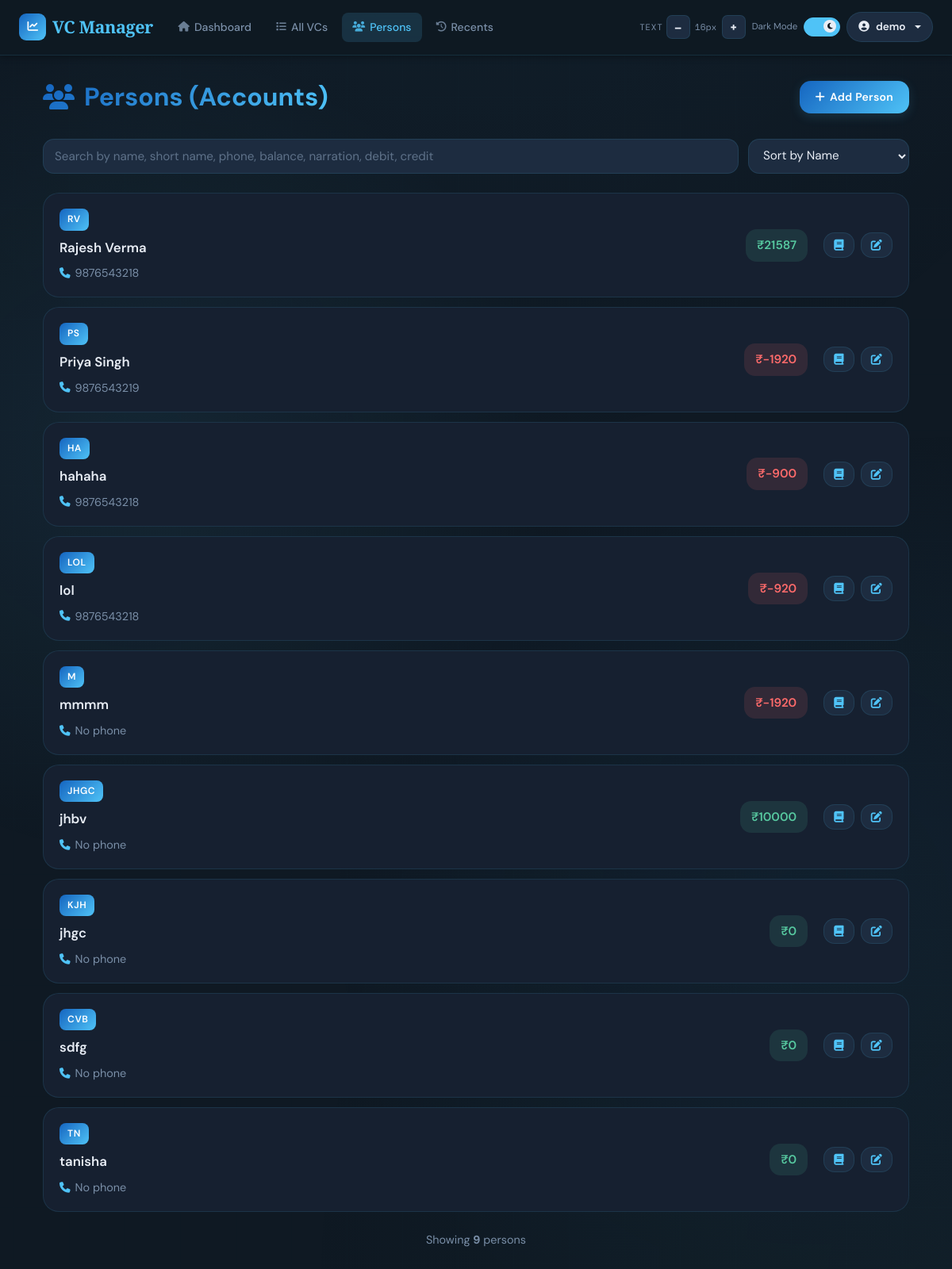
Screenshot of /person/ (signed in) with the database file from the repository.
### app/models/user.py (models this page shows, shortened)
class User(UserMixin, db.Model):
    __tablename__ = 'users'
    id = db.Column(db.Integer, primary_key=True)
    email = db.Column(db.String(120), unique=True, nullable=False, index=True)
    name = db.Column(db.String(120), nullable=False)
    password_hash = db.Column(db.String(255), nullable=True)  # Nullable for OAuth-only users
    google_id = db.Column(db.String(255), unique=True, nullable=True)  # For OAuth users
    created_at = db.Column(db.DateTime, default=datetime.utcnow)
    last_login = db.Column(db.DateTime, nullable=True)
    vcs = db.relationship('VC', backref='user', lazy=True, cascade='all, delete-orphan')
    persons = db.relationship('Person', backref='user', lazy=True, cascade='all, delete-orphan')

### app/models/person.py (models this page shows, shortened)
class Person(db.Model):
    __tablename__ = 'persons'
    id = db.Column(db.Integer, primary_key=True)
    user_id = db.Column(db.Integer, db.ForeignKey('users.id'), nullable=False, index=True)
    name = db.Column(db.String(80), nullable=False)
    short_name = db.Column(db.String(20), nullable=False)
    phone = db.Column(db.String(20), nullable=True)
    phone2 = db.Column(db.String(20), nullable=True)
    opening_balance = db.Column(db.Float, default=0.0, nullable=True)
    created_at = db.Column(db.DateTime, default=datetime.utcnow)
    __table_args__ = (
        db.UniqueConstraint('user_id', 'name',       name='uq_person_user_name'),
        db.UniqueConstraint('user_id', 'short_name', name='uq_person_user_short_name'),
    )
    payments = db.relationship('Payment', backref='person', lazy=True)
    ledger_entries = db.relationship('LedgerEntry', backref='ledger_person', lazy=True)
    @property
    def ledger_balance(self):
        entries = [e for e in self.ledger_entries if e is not None]
        if entries:
            last_entry = sorted(entries, key=lambda e: e.date, reverse=True)[0]
            return last_entry.balance if last_entry.balance is not None else (self.opening_balance or 0.0)
        return self.opening_balance or 0.0

### app/models/ledger.py (models this page shows)
class LedgerEntry(db.Model):
    __tablename__ = 'ledger_entries'
    id = db.Column(db.Integer, primary_key=True)
    person_id = db.Column(db.Integer, db.ForeignKey('persons.id'), nullable=True, index=True)
    vc_id = db.Column(db.Integer, db.ForeignKey('vcs.id'), nullable=True, index=True)
    date = db.Column(db.DateTime, nullable=False, default=datetime.utcnow)
    narration = db.Column(db.Text, nullable=False)
    debit = db.Column(db.Float, default=0)
    credit = db.Column(db.Float, default=0)
    balance = db.Column(db.Float, default=0)
    created_at = db.Column(db.DateTime, default=datetime.utcnow)
    vc = db.relationship('VC', foreign_keys=[vc_id], back_populates='ledger_entries', lazy=True)

### app/routes/person.py (the view)
@person_bp.route('/')
@login_required
def persons():
    persons = Person.query.filter_by(user_id=current_user.id).all()
    return render_template('person/list.html', persons=persons)

### templates/person/list.html (shortened to what this page needs)
{% extends "base.html" %}
{% block content %}
<div class="container-fluid">
    <div class="page-header">
        <h1 class="page-title">
            <i class="fas fa-users"></i>Persons (Accounts)
        </h1>
        <button class="btn btn-primary" onclick="location.href='{{ url_for('person.create_person') }}'">
            <i class="fas fa-plus"></i>Add Person
        </button>
    </div>
    <div class="control-bar">
        <div class="search-box">
            <input
                id="searchInput"
                type="search"
                class="form-control"
                placeholder="Search by name, short name, phone, balance, narration, debit, credit">
        </div>
        <select id="sortSelect" class="sort-select">
            <option value="name_asc">Sort by Name</option>
        </select>
    </div>
    <div class="person-list">
        {% if persons %}
            {% for person in persons %}
            <div class="person-item" id="person-{{ person.id }}"
                data-name="{{ person.name }}"
                data-phone="{{ (person.phone or '') ~ ' ' ~ (person.phone2 or '') }}"
                data-balance="{{ person.ledger_balance }}">
                <div class="person-item-main">
                    <div class="person-badge">{{ person.short_name }}</div>
                    <div class="person-name">{{ person.name }}</div>
                    <div class="person-meta">
                        {% if person.phone %}
                        <div class="person-meta-item">
                            <i class="fas fa-phone"></i>
                            <span>{{ person.phone }}</span>
                        </div>
                        {% endif %}
                        {% if not person.phone and not person.phone2 %}
                        <div class="person-meta-item" style="color: var(--text-muted);">
                            <i class="fas fa-phone"></i>
                            <span>No phone</span>
                        </div>
                        {% endif %}
                    </div>
                </div>
                <div class="person-item-actions">
                    <div class="balance-badge {{ 'positive' if person.ledger_balance >= 0 else 'negative' }}">
                        ₹{{ "%.0f"|format(person.ledger_balance) }}
                    </div>
                    <div class="action-buttons">
                        <button class="btn" onclick="event.stopPropagation(); location.href='{{ url_for('ledger.person_ledger', person_id=person.id) }}'" title="View Ledger">
                            <i class="fas fa-book"></i>
                        </button>
                        <button class="btn" onclick="event.stopPropagation(); location.href='{{ url_for('person.edit_person', id=person.id) }}'" title="Edit">
                            <i class="fas fa-edit"></i>
                        </button>
                    </div>
                </div>
            </div>
            {% endfor %}
        {% endif %}
    </div>
    {% if persons %}
    <div style="margin-top: 24px; text-align: center; color: var(--text-muted); font-size: 0.9rem;">
        Showing <strong>{{ persons|length }}</strong> person{{ 's' if persons|length != 1 else '' }}
    </div>
    {% endif %}
</div>
{% endblock %}

### templates/base.html (shortened to what this page needs)
<!DOCTYPE html>
<html lang="en" data-theme="dark">
<head>
    <link href="https://cdnjs.cloudflare.com/ajax/libs/font-awesome/6.5.0/css/all.min.css" rel="stylesheet">
    <link href="https://cdn.jsdelivr.net/npm/bootstrap@5.3.0/dist/css/bootstrap.min.css" rel="stylesheet">
    <link rel="stylesheet" href="https://cdn.jsdelivr.net/npm/swiper@11/swiper-bundle.min.css" />
</head>
<body>
<nav class="navbar navbar-expand-lg" role="navigation" aria-label="Main navigation">
    <div class="container-fluid px-4">
        <a class="navbar-brand" href="{{ url_for('dashboard.index') }}">
            <div class="brand-icon" aria-hidden="true"><i class="fas fa-chart-line"></i></div>
            VC Manager
        </a>
        <div class="collapse navbar-collapse" id="navbarNav">
            {% if current_user.is_authenticated %}
            <ul class="navbar-nav me-auto d-none d-md-flex">
                <li class="nav-item"><a class="nav-link" href="{{ url_for('dashboard.index') }}"><i class="fas fa-home"></i>Dashboard</a></li>
                <li class="nav-item"><a class="nav-link" href="{{ url_for('vc.vcs_list') }}"><i class="fas fa-list"></i>All VCs</a></li>
                <li class="nav-item"><a class="nav-link" href="{{ url_for('person.persons') }}"><i class="fas fa-users"></i>Persons</a></li>
                <li class="nav-item"><a class="nav-link" href="{{ url_for('transactions.recent_transactions') }}"><i class="fas fa-history"></i>Recents</a></li>
            </ul>
            {% endif %}
            <div class="d-flex align-items-center ms-auto gap-2 mt-2 mt-lg-0">
                <div class="d-flex align-items-center gap-1" role="toolbar" aria-label="Font size">
                    <span class="a11y-label d-none d-xl-inline">Text</span>
                    <button class="fs-btn" id="fsDecrease" aria-label="Decrease font size">–</button>
                    <span class="fs-display" id="fsDisplay" aria-live="polite">16px</span>
                    <button class="fs-btn" id="fsIncrease" aria-label="Increase font size">+</button>
                </div>
                <div class="d-flex align-items-center gap-2" aria-label="Theme">
                    <span class="toggle-label-text d-none d-xl-inline" id="themeLabel">Dark</span>
                    <label class="toggle-switch" aria-label="Toggle light/dark mode">
                        <div class="toggle-track"></div>
                        <div class="toggle-thumb"><i class="fas fa-moon" id="toggleIcon"></i></div>
                    </label>
                </div>
                {% if current_user.is_authenticated %}
                <div class="dropdown">
                    <button class="user-btn dropdown-toggle" type="button" data-bs-toggle="dropdown" aria-expanded="false">
                        <i class="fas fa-user-circle"></i>
                        <span class="d-none d-sm-inline">{{ current_user.name }}</span>
                    </button>
                </div>
                {% endif %}
            </div>
        </div>
    </div>
</nav>
<main class="main-content" role="main">
    <div class="container">
        {% block content %}{% endblock %}
    </div>
</main>
</body>
</html>

### templates/person/list.html (style rules this page uses)
html { font-size: var(--fs-base); }
body { font-size: var(--fs-base); }
.page-header { display: flex; justify-content: space-between; align-items: center; gap: 12px; margin-bottom: 32px; flex-wrap: nowrap; }
.page-title { font-size: 2rem; font-weight: 700; background: var(--grad-header); -webkit-background-clip: text; -webkit-text-fill-color: transparent; margin: 0; display: flex; align-items: center; gap: 12px; white-space: nowrap; flex-shrink: 0; }
.page-title i { color: var(--accent); flex-shrink: 0; }
.control-bar { display: flex; gap: 12px; flex-wrap: wrap; margin-bottom: 24px; align-items: center; }
.search-box { display: flex; gap: 8px; flex: 1; min-width: 240px; }
.search-box .form-control { background: var(--surface2); color: var(--text); border: 1.5px solid var(--border); border-radius: var(--radius-md); padding: 10px 14px; font-size: 0.95rem; }
.search-box .form-control::placeholder { color: var(--text-muted); }
.sort-select { background: var(--surface2); color: var(--text); border: 1.5px solid var(--border); border-radius: var(--radius-md); padding: 10px 14px; font-size: 0.95rem; cursor: pointer; transition: all 0.28s cubic-bezier(.4,0,.2,1); }
.person-list { display: flex; flex-direction: column; gap: 12px; }
.person-item { background: var(--surface); border: 1.5px solid var(--border); border-radius: var(--radius-lg); padding: 18px 20px; transition: all 0.28s cubic-bezier(.4,0,.2,1); cursor: pointer; display: flex; align-items: center; justify-content: space-between; gap: 20px; }
.person-item-main { flex: 1; min-width: 0; }
.person-name { font-size: 1.05rem; font-weight: 600; color: var(--text); margin-bottom: 8px; }
.person-badge { background: var(--grad-header); color: #fff; padding: 4px 10px; border-radius: var(--radius-sm); font-weight: 600; font-size: 0.75rem; text-transform: uppercase; letter-spacing: 0.05em; display: inline-block; margin-bottom: 8px; margin-right: 8px; }
.person-meta { display: flex; gap: 16px; flex-wrap: wrap; font-size: 0.9rem; color: var(--text-muted); }
.person-meta-item { display: flex; align-items: center; gap: 6px; }
.person-meta-item i { color: var(--accent); font-size: 0.85rem; }
.person-item-actions { display: flex; gap: 20px; align-items: center; min-width: fit-content; }
.balance-badge { padding: 8px 14px; border-radius: var(--radius-md); font-weight: 600; text-align: center; font-size: 0.95rem; }
.balance-badge.positive { background: var(--success-bg); color: var(--success); }
.balance-badge.negative { background: var(--danger-bg); color: var(--danger); }
.action-buttons { display: flex; gap: 8px; }
.action-buttons .btn { padding: 8px 12px; border-radius: var(--radius-md); transition: all 0.28s cubic-bezier(.4,0,.2,1); border: 1.5px solid var(--border); background: var(--surface2); color: var(--accent); cursor: pointer; display: flex; align-items: center; justify-content: center; }

### rows the page displays
User: name "demo"
Person: short_name "RV", name "Rajesh Verma", phone "9876543218"
LedgerEntry: ledger_balance "21587"
Person: short_name "PS", name "Priya Singh", phone "9876543219"
LedgerEntry: ledger_balance "-1920"
Person: short_name "HA", name "hahaha", phone "9876543218"
LedgerEntry: ledger_balance "-900"
Person: short_name "LOL", name "lol", phone "9876543218"
LedgerEntry: ledger_balance "-920"
Person: short_name "M", name "mmmm", phone "No phone"
LedgerEntry: ledger_balance "-1920"
Person: short_name "JHGC", name "jhbv", phone "No phone", ledger_balance "10000"
Person: short_name "KJH", name "jhgc", phone "No phone", ledger_balance "0"
Person: short_name "CVB", name "sdfg", phone "No phone", ledger_balance "0"
Person: short_name "TN", name "tanisha", phone "No phone", ledger_balance "0"

### other values shown
{{ persons|length }} "9"
{{ 's' if persons|length != 1 else '' }} "s"
